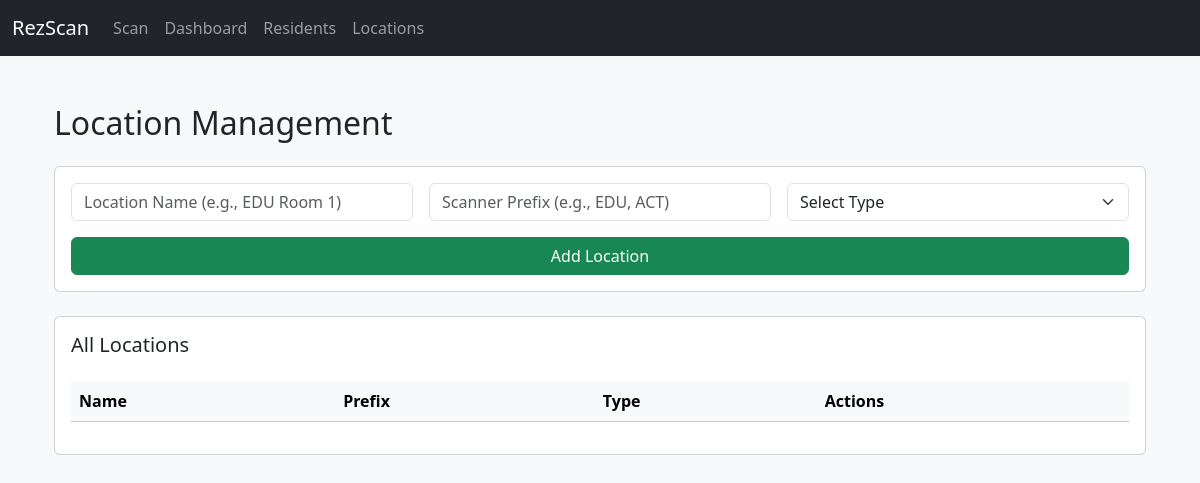
/admin/locations, run on an earlier commit of the app's database.
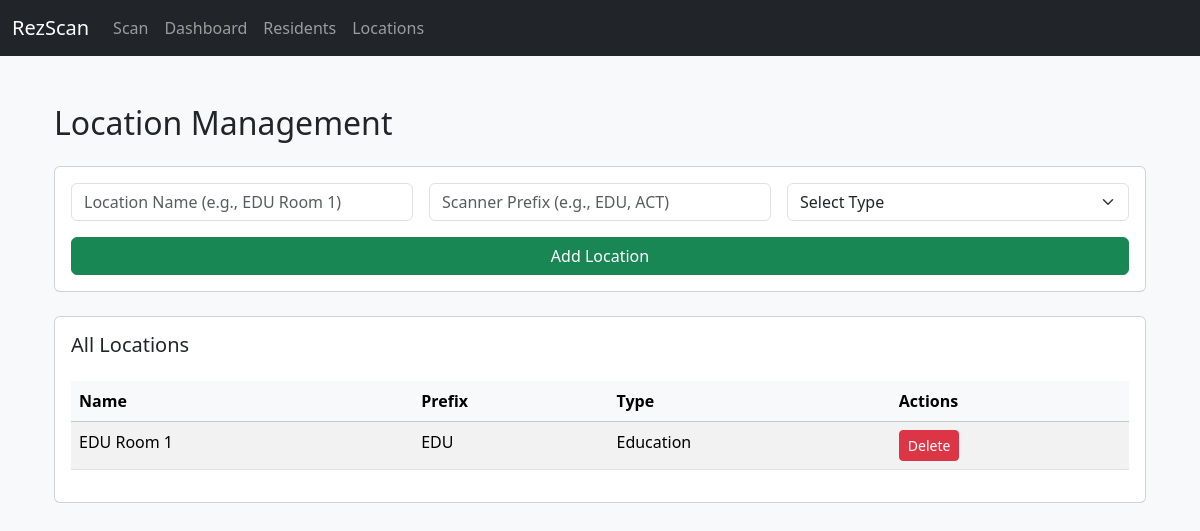
And on a later commit of the database.
### tables this page shows
CREATE TABLE locations (
                id INTEGER PRIMARY KEY AUTOINCREMENT,
                name TEXT NOT NULL UNIQUE,
                prefix TEXT UNIQUE,
                type TEXT 
            );

### RezScan Flask App.py (the view, shortened to what this page needs)
@app.route('/admin/locations', methods=['GET', 'POST'])
def manage_locations():
    message = None
    with sqlite3.connect(DB_PATH) as conn:
        c = conn.cursor()
        c.execute("SELECT id, name, prefix, type FROM locations ORDER BY name")
        locations = c.fetchall()
    return render_template('locations.html', locations=locations, message=message)

### Templates/locations.html (shortened to what this page needs)
{% extends 'layout.html' %}
{% block content %}
<div class="container">
    <h2 class="mb-4">Location Management</h2>
    <form method="POST" class="card card-body mb-4">
        <div class="row g-3">
            <div class="col-md-4">
                <input type="text" name="name" class="form-control" placeholder="Location Name (e.g., EDU Room 1)" required>
            </div>
            <div class="col-md-4">
                <input type="text" name="prefix" class="form-control" placeholder="Scanner Prefix (e.g., EDU, ACT)" required>
            </div>
            <div class="col-md-4">
                <select name="type" class="form-select" required>
                    <option value="" disabled selected>Select Type</option>
                </select>
            </div>
            <div class="col-12 d-grid">
                <button type="submit" class="btn btn-success">Add Location</button>
            </div>
        </div>
    </form>
    <div class="card p-3">
        <h5 class="card-title">All Locations</h5>
        <div class="table-responsive">
            <table class="table table-striped mt-3">
                <thead class="table-light">
                    <tr>
                        <th>Name</th>
                        <th>Prefix</th>
                        <th>Type</th>
                        <th>Actions</th>
                    </tr>
                </thead>
                <tbody>
                    {% for loc in locations %}
                    <tr>
                        <td>{{ loc[1] }}</td>
                        <td>{{ loc[2] if loc|length > 2 else '—' }}</td>
                        <td>{{ loc[3] if loc|length > 3 else '—' }}</td>
                        <td>
                            <form action="{{ url_for('delete_location', location_id=loc[0]) }}" method="POST" class="d-inline" onsubmit="return confirm('Are you sure you want to delete this location?');">
                                <button type="submit" class="btn btn-sm btn-danger">Delete</button>
                            </form>
                        </td>
                    </tr>
                    {% endfor %}
                </tbody>
            </table>
        </div>
    </div>
</div>
{% endblock %}

### Templates/layout.html (shortened to what this page needs)
<!DOCTYPE html>
<html lang="en">
<head>
    <link href="https://cdn.jsdelivr.net/npm/bootstrap@5.3.3/dist/css/bootstrap.min.css" rel="stylesheet">
</head>
<body class="bg-light">
    <nav class="navbar navbar-expand-lg navbar-dark bg-dark mb-4">
        <div class="container-fluid">
            <a class="navbar-brand" href="{{ url_for('index') }}">RezScan</a>
            <div class="collapse navbar-collapse" id="navbarNav">
                <ul class="navbar-nav">
                    <li class="nav-item">
                        <a class="nav-link" href="{{ url_for('scan') }}">Scan</a>
                    </li>
                    <li class="nav-item">
                        <a class="nav-link" href="{{ url_for('dashboard') }}">Dashboard</a>
                    </li>
                    <li class="nav-item">
                        <a class="nav-link" href="{{ url_for('manage_residents') }}">Residents</a>
                    </li>
                    <li class="nav-item">
                        <a class="nav-link" href="{{ url_for('manage_locations') }}">Locations</a>
                    </li>
                </ul>
            </div>
        </div>
    </nav>
    <div class="container py-4">
        {% block content %}{% endblock %}
    </div>
</body>
</html>

What changed in the data, as far as the page shows it:
added locations: name "EDU Room 1", prefix "EDU", type "Education"
